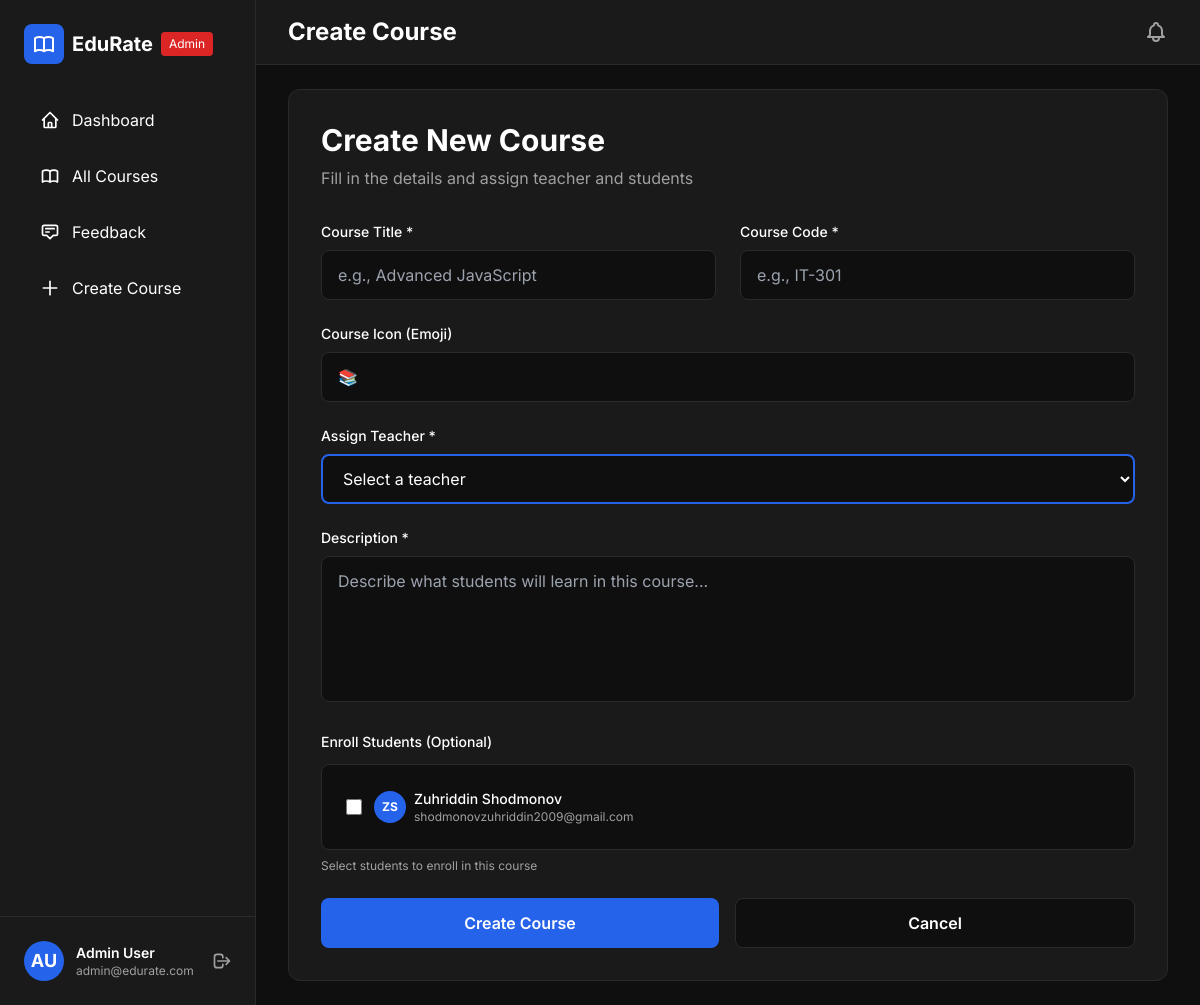
Page /courses/create/ (signed in) on the committed database.
### accounts/models.py (models this page shows, shortened)
class User ( AbstractUser ) :
    USER_TYPE_CHOICES = (
        ('student', 'Student'),
        ('teacher', 'Teacher'),
        ('admin', 'Admin'),
    )
    user_type = models.CharField ( max_length=10, choices=USER_TYPE_CHOICES, default='student' )
    phone = models.CharField ( max_length=20, blank=True, null=True )
    avatar = models.ImageField ( upload_to='avatars/', blank=True, null=True )
    bio = models.TextField ( blank=True, null=True )
    @property
    def is_student(self) :
        return self.user_type == 'student'
    @property
    def is_teacher(self) :
        return self.user_type == 'teacher'
    @property
    def is_admin_user(self) :
        return self.user_type == 'admin' or self.is_superuser

### courses/views.py (the view, shortened to what this page needs)
@login_required
def course_create(request) :
    if not request.user.is_admin_user :
        messages.error ( request, 'Only admins can create courses' )
        return redirect ( 'dashboard' )
    teachers = User.objects.filter ( user_type='teacher' )
    students = User.objects.filter ( user_type='student' )
    return render ( request, 'courses/course_create.html', {
        'teachers' : teachers,
        'students' : students
    } )

### courses/templates/courses/course_create.html (shortened to what this page needs)
{% extends 'base.html' %}
{% block page_title %}Create Course{% endblock %}
{% block authenticated_content %}
<div class="max-w-4xl mx-auto">
    <div class="bg-dark-card border border-dark rounded-xl p-8">
        <div class="mb-8">
            <h2 class="text-3xl font-bold mb-2">Create New Course</h2>
            <p class="text-gray-custom">Fill in the details and assign teacher and students</p>
        </div>
        <form method="POST" class="space-y-6">
            <div class="grid grid-cols-2 gap-6">
                <div>
                    <label for="title" class="block text-sm font-medium mb-2">Course Title *</label>
                    <input type="text" name="title" id="title" required
                           class="w-full px-4 py-3 bg-dark border border-dark rounded-lg focus:outline-none focus:border-blue-600 transition text-white"
                           placeholder="e.g., Advanced JavaScript">
                </div>
                <div>
                    <label for="code" class="block text-sm font-medium mb-2">Course Code *</label>
                    <input type="text" name="code" id="code" required
                           class="w-full px-4 py-3 bg-dark border border-dark rounded-lg focus:outline-none focus:border-blue-600 transition text-white"
                           placeholder="e.g., IT-301">
                </div>
            </div>
            <div>
                <label for="icon" class="block text-sm font-medium mb-2">Course Icon (Emoji)</label>
                <input type="text" name="icon" id="icon" maxlength="2"
                       class="w-full px-4 py-3 bg-dark border border-dark rounded-lg focus:outline-none focus:border-blue-600 transition text-white"
                       placeholder="e.g., 💻 or 📱" value="📚">
            </div>
            <div>
                <label for="teacher" class="block text-sm font-medium mb-2 text-white">Assign Teacher *</label>
                <select name="teacher" id="teacher" required
                        class="w-full px-4 py-3 bg-dark border-2 border-blue-600 rounded-lg focus:outline-none focus:border-blue-500 transition text-white">
                    <option value="" class="bg-dark text-gray-400">Select a teacher</option>
                </select>
            </div>
            <div>
                <label for="description" class="block text-sm font-medium mb-2">Description *</label>
                <textarea name="description" id="description" rows="5" required
                          class="w-full px-4 py-3 bg-dark border border-dark rounded-lg focus:outline-none focus:border-blue-600 transition resize-none text-white"
                          placeholder="Describe what students will learn in this course..."></textarea>
            </div>
            <div>
                <label class="block text-sm font-medium mb-3">Enroll Students (Optional)</label>
                <div class="bg-dark border border-dark rounded-lg p-4 max-h-64 overflow-y-auto">
                    {% if students %}
                        {% for student in students %}
                        <label class="flex items-center gap-3 py-2 hover:bg-dark-hover rounded px-2 cursor-pointer">
                            <input type="checkbox" name="students" value="{{ student.id }}"
                                   class="w-4 h-4 text-blue-600 bg-dark border-gray-600 rounded focus:ring-blue-500">
                            <div class="flex items-center gap-2 flex-1">
                                <div class="w-8 h-8 bg-blue-600 rounded-full flex items-center justify-center text-xs font-bold">
                                    {{ student.first_name.0|default:student.username.0|upper }}{{ student.last_name.0|upper }}
                                </div>
                                <div>
                                    <p class="text-sm font-medium">{{ student.get_full_name|default:student.username }}</p>
                                    <p class="text-xs text-gray-custom">{{ student.email }}</p>
                                </div>
                            </div>
                        </label>
                        {% endfor %}
                    {% else %}
                        <p class="text-gray-custom text-center py-4">No students available</p>
                    {% endif %}
                </div>
                <p class="text-xs text-gray-custom mt-2">Select students to enroll in this course</p>
            </div>
            <div class="flex gap-4">
                <button type="submit"
                        class="flex-1 bg-blue-600 hover:bg-blue-700 text-white font-semibold py-3 rounded-lg transition">
                    Create Course
                </button>
                <a href="{% url 'dashboard' %}"
                   class="flex-1 bg-dark border border-dark hover:bg-dark-hover text-white font-semibold py-3 rounded-lg transition text-center">
                    Cancel
                </a>
            </div>
        </form>
    </div>
</div>
{% endblock %}

### templates/base.html (shortened to what this page needs)
<!DOCTYPE html>
<html lang="en">
<head>
    <script src="https://cdn.tailwindcss.com"></script>
</head>
<body class="bg-dark text-white min-h-screen">
{% if user.is_authenticated %}
<div class="flex min-h-screen">
    <aside class="w-64 bg-dark-card border-r border-dark fixed h-full">
        <div class="p-6">
            <div class="flex items-center gap-2 mb-8">
                <div class="w-10 h-10 bg-blue-600 rounded-lg flex items-center justify-center">
                </div>
                <span class="text-xl font-bold">EduRate</span>
                <span class="text-xs bg-{% if user.is_admin_user %}red{% elif user.is_teacher %}green{% else %}blue{% endif %}-600 px-2 py-1 rounded">
                        {{ user.get_user_type_display }}
                    </span>
            </div>
            <nav class="space-y-2">
                <a href="{% url 'dashboard' %}"
                   class="flex items-center gap-3 px-4 py-3 rounded-lg bg-dark-hover hover:bg-opacity-50 transition">
                    <svg class="w-5 h-5" fill="none" stroke="currentColor" viewBox="0 0 24 24">
                        <path stroke-linecap="round" stroke-linejoin="round" stroke-width="2"
                              d="M3 12l2-2m0 0l7-7 7 7M5 10v10a1 1 0 001 1h3m10-11l2 2m-2-2v10a1 1 0 01-1 1h-3m-6 0a1 1 0 001-1v-4a1 1 0 011-1h2a1 1 0 011 1v4a1 1 0 001 1m-6 0h6"></path>
                    </svg>
                    <span>Dashboard</span>
                </a>
                <a href="{% url 'course_list' %}"
                   class="flex items-center gap-3 px-4 py-3 rounded-lg hover:bg-dark-hover transition">
                    <span>{% if user.is_admin_user %}All Courses{% else %}My Courses{% endif %}</span>
                </a>
                {% if user.is_teacher or user.is_admin_user %}
                <a href="{% url 'my_ratings' %}"
                   class="flex items-center gap-3 px-4 py-3 rounded-lg hover:bg-dark-hover transition">
                    <svg class="w-5 h-5" fill="none" stroke="currentColor" viewBox="0 0 24 24">
                        <path stroke-linecap="round" stroke-linejoin="round" stroke-width="2"
                              d="M7 8h10M7 12h4m1 8l-4-4H5a2 2 0 01-2-2V6a2 2 0 012-2h14a2 2 0 012 2v8a2 2 0 01-2 2h-3l-4 4z"></path>
                    </svg>
                    <span>Feedback</span>
                </a>
                {% endif %}
                {% if user.is_admin_user %}
                <a href="{% url 'course_create' %}"
                   class="flex items-center gap-3 px-4 py-3 rounded-lg hover:bg-dark-hover transition">
                    <svg class="w-5 h-5" fill="none" stroke="currentColor" viewBox="0 0 24 24">
                        <path stroke-linecap="round" stroke-linejoin="round" stroke-width="2" d="M12 4v16m8-8H4"></path>
                    </svg>
                    <span>Create Course</span>
                </a>
                {% endif %}
            </nav>
        </div>
        <div class="absolute bottom-0 w-64 p-6 border-t border-dark">
            <div class="flex items-center gap-3">
                <div class="w-10 h-10 bg-blue-600 rounded-full flex items-center justify-center text-lg font-bold">
                    {{ user.first_name.0|default:user.username.0|upper }}{{ user.last_name.0|upper }}
                </div>
                <div class="flex-1">
                    <div class="font-semibold text-sm">{{ user.get_full_name|default:user.username }}</div>
                    <div class="text-xs text-gray-custom">{{ user.email }}</div>
                </div>
                <a href="{% url 'logout' %}" class="text-gray-custom hover:text-red-500 transition">
                    <svg class="w-5 h-5" fill="none" stroke="currentColor" viewBox="0 0 24 24">
                        <path stroke-linecap="round" stroke-linejoin="round" stroke-width="2"
                              d="M17 16l4-4m0 0l-4-4m4 4H7m6 4v1a3 3 0 01-3 3H6a3 3 0 01-3-3V7a3 3 0 013-3h4a3 3 0 013 3v1"></path>
                    </svg>
                </a>
            </div>
        </div>
    </aside>
    <main class="flex-1 ml-64">
        <header class="bg-dark-card border-b border-dark px-8 py-4">
            <div class="flex items-center justify-between">
                <h1 class="text-2xl font-bold">{% block page_title %}Dashboard{% endblock %}</h1>
                <div class="flex items-center gap-4">
                    <button class="relative text-gray-custom hover:text-white transition">
                    </button>
                </div>
            </div>
        </header>
        <div class="px-8 py-6">
            {% block authenticated_content %}{% endblock %}
        </div>
    </main>
</div>
{% endif %}
</body>
</html>

### templates/base.html (style rules this page uses)
* { font-family: 'Inter', sans-serif; }
.bg-dark { background-color: #0f0f0f; }
.bg-dark-card { background-color: #1a1a1a; }
.text-gray-custom { color: #a0a0a0; }
.border-dark { border-color: #2a2a2a; }

### rows in the picture
User: user_type "Admin", first_name.0 "A", last_name.0 "U", get_full_name "Admin User", email "admin@edurate.com"
User: first_name.0 "Z", last_name.0 "S", get_full_name "Zuhriddin Shodmonov", email "shodmonovzuhriddin2009@gmail.com"
